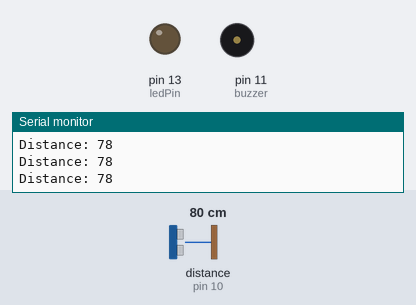
Simulated run of this sketch. Board: Arduino Uno, built with avr-gcc and run on an emulated ATmega328P. Shown: output pins drawn as LEDs (lit = HIGH), buzzer (waves = sounding, pin HIGH), the last lines printed to the serial monitor. Wiring (inferred from the names in the program): ultrasonic range finder: trigger pin 9; echo pin 10. Inputs (shaded band) come from the test bench; at power-on: distance to the obstacle (sensor on pin 10) 80 cm. The echo pulse lasts 58.3 µs per cm; pins used as bus, display or sensor lines are not drawn.

Above: at 1.2 s.
1.3 s: distance to the obstacle (sensor on pin 10) set to 57 cm
2.8 s: distance to the obstacle (sensor on pin 10) set to 48 cm
At 3.2 s:
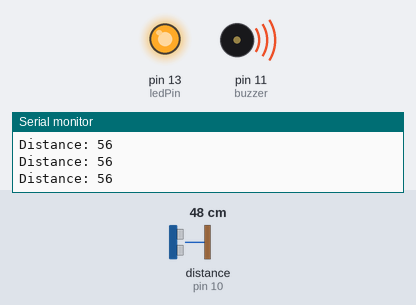
4.3 s: distance to the obstacle (sensor on pin 10) set to 60 cm
At 6.0 s:
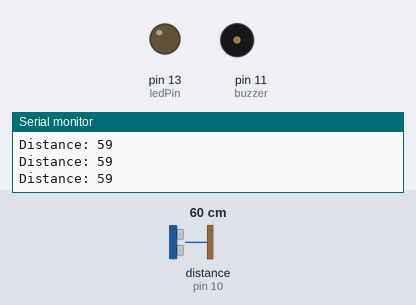
6.3 s: distance to the obstacle (sensor on pin 10) set to 35 cm
At 7.0 s:
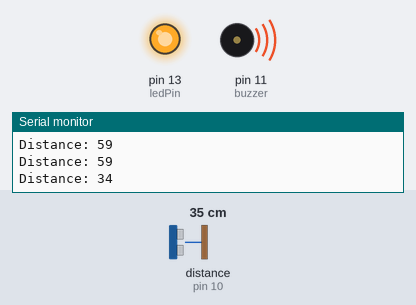
Timing chart, 0 to 8.8 s (numbered marks = the images above; inputs shaded):
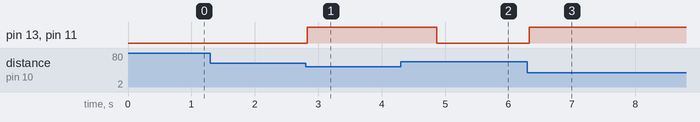

The sketch:

sketch_jun9a_smart_cane_proj.ino
```cpp
const int trigPin = 9;
const int echoPin = 10;
const int buzzer =11;
const int ledPin =13;

long duration;
int distance;
int safetyDistance=50;

void setup() {

  // put your setup code here, to run once:
  pinMode (trigPin, OUTPUT);
  pinMode (echoPin, INPUT);
  pinMode (buzzer, OUTPUT);
  pinMode (ledPin, OUTPUT);
  Serial.begin(9600);
}

void loop() {
  // put your main code here, to run repeatedly:
  digitalWrite(trigPin, LOW);
  delayMicroseconds(2);

  digitalWrite(trigPin, HIGH);
  delayMicroseconds(10);
  digitalWrite(trigPin, LOW);

  duration = pulseIn(echoPin, HIGH);

  distance = duration*0.034/2;

  if (distance <= safetyDistance) {
    int blinkDelay;
    if (distance < 5) {
      blinkDelay = 10;
      digitalWrite(buzzer, HIGH);
      digitalWrite(ledPin, HIGH);
      delay(blinkDelay);
      digitalWrite(buzzer, LOW);
      digitalWrite(ledPin, LOW);
      delay(blinkDelay);
    }
    else if (distance <= safetyDistance / 2) {
      blinkDelay = map(distance, 5, safetyDistance / 2, 10, 500);
      digitalWrite(buzzer, HIGH);
      digitalWrite(ledPin, HIGH);
      delay(blinkDelay);
      digitalWrite(buzzer, LOW);
      digitalWrite(ledPin, LOW);
      delay(blinkDelay);
    }
    else {
    blinkDelay = map(distance, safetyDistance / 2, safetyDistance, 300, 1000);


    //int  blinkDelay =map(distance, 0 ,safetyDistance, 15, 1000);
    digitalWrite(buzzer, HIGH);
    digitalWrite(ledPin, HIGH);
    delay(blinkDelay);
    //digitalWrite(buzzer, LOW);
    //digitalWrite(ledPin, LOW);
    //delay(blinkDelay);
    }
  }
  else{
    digitalWrite(buzzer, LOW);
    digitalWrite(ledPin, LOW);
  }

  Serial.print("Distance: ");
  Serial.println(distance);
  delay(100);

}
```

Measured:
- the behaviour switches between 52 and 51 cm on distance to the obstacle (sensor on pin 10) (found by bisection; images 0 and 1)
- after the input at 2.8 s, pin 13 (ledPin), pin 11 (buzzer): LOW → HIGH at once
- after the input at 4.3 s, pin 13 (ledPin), pin 11 (buzzer): HIGH → LOW after 0.57 s
- after the input at 6.3 s, pin 13 (ledPin), pin 11 (buzzer): LOW → HIGH at once
